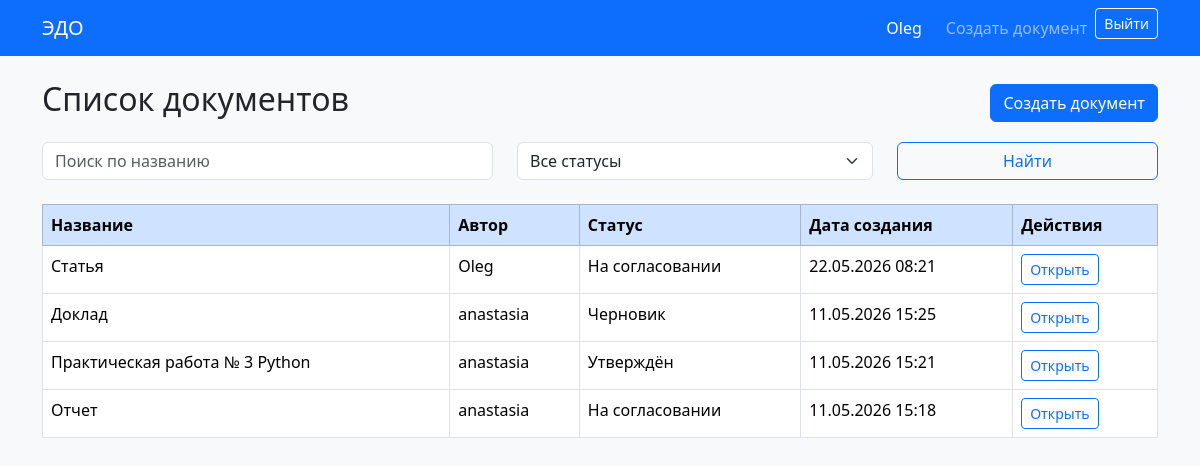
Screenshot of / (signed in) with the database file from the repository.
### documents/models.py (models this page shows, shortened)
class Document(models.Model):
    title = models.CharField(max_length=255, verbose_name='Название')
    description = models.TextField(blank=True, verbose_name='Описание')
    file = models.FileField(upload_to='documents/', verbose_name='Файл')
    author = models.ForeignKey(
        User,
        on_delete=models.CASCADE,
        related_name='documents',
        verbose_name='Автор'
    )
    status = models.ForeignKey(
        Status,
        on_delete=models.SET_NULL,
        null=True,
        blank=True,
        verbose_name='Статус'
    )
    created_at = models.DateTimeField(auto_now_add=True, verbose_name='Дата создания')
    updated_at = models.DateTimeField(auto_now=True, verbose_name='Дата обновления')
    class Meta:
        verbose_name = 'Документ'
        verbose_name_plural = 'Документы'
        ordering = ['-created_at']

class Status(models.Model):
    name = models.CharField(max_length=100, verbose_name='Название статуса')
    class Meta:
        verbose_name = 'Статус'
        verbose_name_plural = 'Статусы'

### documents/views.py (the view)
# urls.py: path('', views.document_list, name='document_list'),
@login_required
def document_list(request):
    query = request.GET.get('q', '')
    status_id = request.GET.get('status', '')
    documents = Document.objects.all()
    statuses = Status.objects.all()
    if query:
        documents = documents.filter(title__icontains=query)
    if status_id:
        documents = documents.filter(status_id=status_id)
    return render(request, 'documents/document_list.html', {
        'documents': documents,
        'statuses': statuses,
        'query': query,
        'selected_status': status_id,
    })

### templates/documents/document_list.html (shortened to what this page needs)
{% extends 'base.html' %}
{% block content %}
<div class="d-flex justify-content-between align-items-center mb-3">
    <h2>Список документов</h2>
    <a href="{% url 'document_create' %}" class="btn btn-primary">
        Создать документ
    </a>
</div>
<form method="get" class="row mb-4">
    <div class="col-md-5">
        <input
            type="text"
            name="q"
            value="{{ query }}"
            class="form-control"
            placeholder="Поиск по названию"
        >
    </div>
    <div class="col-md-4">
        <select name="status" class="form-select">
            <option value="">Все статусы</option>
        </select>
    </div>
    <div class="col-md-3">
        <button class="btn btn-outline-primary w-100">
            Найти
        </button>
    </div>
</form>
<table class="table table-bordered table-hover bg-white">
    <thead class="table-primary">
        <tr>
            <th>Название</th>
            <th>Автор</th>
            <th>Статус</th>
            <th>Дата создания</th>
            <th>Действия</th>
        </tr>
    </thead>
    <tbody>
        {% for document in documents %}
        <tr>
            <td>{{ document.title }}</td>
            <td>{{ document.author.username }}</td>
            <td>
                {% if document.status %}
                    {{ document.status.name }}
                {% else %}
                    Без статуса
                {% endif %}
            </td>
            <td>{{ document.created_at|date:"d.m.Y H:i" }}</td>
            <td>
                <a href="{% url 'document_detail' document.pk %}" class="btn btn-sm btn-outline-primary">
                    Открыть
                </a>
            </td>
        </tr>
        {% empty %}
        <tr>
            <td colspan="5" class="text-center">
                Документы не найдены
            </td>
        </tr>
        {% endfor %}
    </tbody>
</table>
{% endblock %}

### templates/base.html (shortened to what this page needs)
<!doctype html>
<html lang="ru">
<head>
    <link
        href="https://cdn.jsdelivr.net/npm/bootstrap@5.3.3/dist/css/bootstrap.min.css"
        rel="stylesheet"
    >
</head>
<body class="bg-light">
<nav class="navbar navbar-expand-lg navbar-dark bg-primary mb-4">
    <div class="container">
        <a class="navbar-brand" href="{% url 'document_list' %}">
            ЭДО
        </a>
        <div class="navbar-nav ms-auto">
            {% if user.is_authenticated %}
                <span class="navbar-text text-white me-3">
                    {{ user.username }}
                </span>
                <a class="nav-link" href="{% url 'document_create' %}">
                    Создать документ
                </a>
                <form method="post" action="{% url 'logout' %}" class="d-inline">
                    <button class="btn btn-outline-light btn-sm" type="submit">
                        Выйти
                    </button>
                </form>
            {% else %}
                <a class="nav-link" href="{% url 'login' %}">Вход</a>
                <a class="nav-link" href="{% url 'register' %}">Регистрация</a>
            {% endif %}
        </div>
    </div>
</nav>
<main class="container">
    {% block content %}
    {% endblock %}
</main>
</body>
</html>

### rows the page displays
Document: title "Статья", author.username "Oleg", status.name "На согласовании", created_at "22.05.2026 08:21"
Document: title "Доклад", author.username "anastasia", status.name "Черновик", created_at "11.05.2026 15:25"
Document: title "Практическая работа № 3 Python", author.username "anastasia", status.name "Утверждён", created_at "11.05.2026 15:21"
Document: title "Отчет", author.username "anastasia", status.name "На согласовании", created_at "11.05.2026 15:18"

### other values shown
{{ user.username }} "Oleg"
